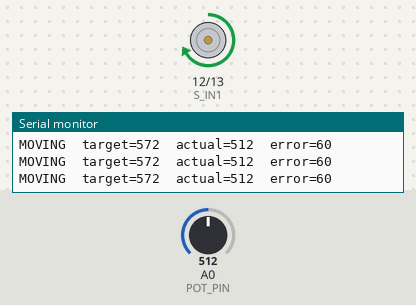
Recording of a sketch running on a simulated Arduino Uno, built with avr-gcc and run on an emulated ATmega328P. Shown: motor-driver pin pairs drawn as motors (green arrow = first pin HIGH = forward, orange = second pin HIGH = backward, longer = more drive, scaled by the enable pin), the last lines printed to the serial monitor. Inputs (shaded band) come from the test bench; at power-on: A0 (POT_PIN) = 512.

Above: at 1.2 s.
1.3 s: A0 (POT_PIN) set to 716
At 2.0 s:
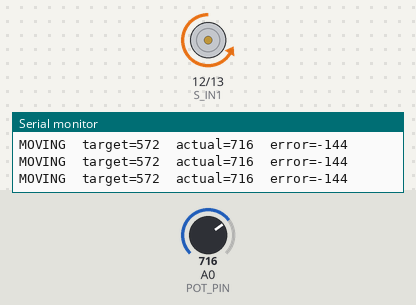
4.3 s: A0 (POT_PIN) set to 190
At 5.5 s:
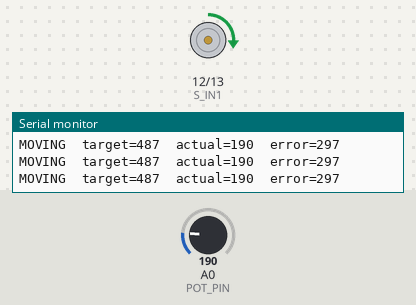
5.8 s: A0 (POT_PIN) set to 122
8.8 s: A0 (POT_PIN) set to 306
At 9.6 s:
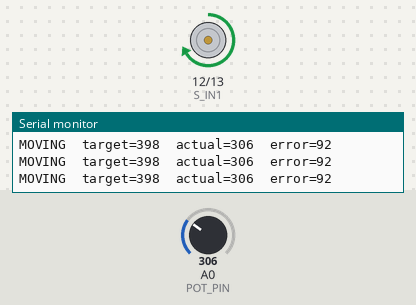
Timing chart, 0 to 11.3 s (numbered marks = the images above; inputs shaded):
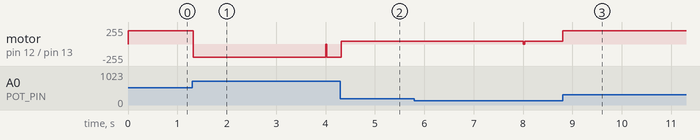

Measured:
- after the input at 1.3 s, motor on pin 12 (S_IN1) / pin 13 (S_IN2): forward 200/255 → backward 200/255 at once
- after the input at 4.3 s, motor on pin 12 (S_IN1) / pin 13 (S_IN2): backward 200/255 → forward 44/255 at once
- after the input at 8.8 s, motor on pin 12 (S_IN1) / pin 13 (S_IN2): forward 44/255 → forward 200/255 at once

The sketch:

steering_step.ino
```cpp
// ===================================================
//  스티어링 단계적 이동 : 좌 → 중립 → 우 → 중립 → (반복)
//  - 시간이 아니라 "실제 도달" 후에 다음 단계로 넘어감 (단계적)
//  - 상태머신: MOVING(이동) → HOLDING(정지 유지) → 다음 목표
//  - 도달 못 하고 막히면(스톨) 타임아웃으로 안전하게 넘어감
//  - 시리얼 명령 없음. 아두이노 단독.
//
//  캘리브레이션 측정값:
//    좌 최대 602 / 중립 526 / 우 최대 424 (오른쪽일수록 값 작아짐)
//    중립 유격(백래시) 폭 50 → 데드밴드 ±25
// ===================================================

// ----- 핀 -----
#define S_ENA 11 // 스티어링 모터 속도 (PWM)
#define S_IN1 12 // 방향
#define S_IN2 13
#define POT_PIN A0 // 피드백 퍼텐셜미터

// ----- 제어 파라미터 -----
const int POT_LEFT    = 572;  // 좌측 목표 (실측 602 안쪽 여유)
const int POT_NEUTRAL = 487;  // 중립
const int POT_RIGHT   = 398;  // 우측 목표 (실측 424 안쪽 여유)
const int DEADBAND    = 25;   // 유격 폭 50의 절반 → 백래시 떨림 방지
const int MIN_PWM     = 200;   // 정지 마찰 극복용 최소 PWM (안 움직이면 키움)
const int MAX_PWM     = 300;  // 과부하 방지용 최대 PWM
const float KP        = 1.2;  // 비례 게인
const int DIR_SIGN    = 0;    // 반대로 폭주하면 1 로 변경

// ----- 단계 판정 타이밍 -----
const unsigned long SETTLE_MS = 300;  // 데드밴드 안에 이만큼 머물면 "도달"로 인정
const unsigned long HOLD_MS   = 1000; // 도달 후 정지 유지 시간
const unsigned long MOVE_TIMEOUT_MS = 4000; // 이 시간 내 도달 못 하면 스톨로 보고 넘어감

// ----- 이동 순서 : 좌 → 중립 → 우 → 중립 → (반복) -----
const int sequence[] = {POT_LEFT, POT_NEUTRAL, POT_RIGHT, POT_NEUTRAL};
const int SEQ_LEN = sizeof(sequence) / sizeof(sequence[0]);
int seqIdx = 0;

// ----- 상태머신 -----
enum Phase { MOVING, HOLDING };
Phase phase = MOVING;

unsigned long phaseStart = 0;   // 현재 단계(이동/유지) 시작 시각
unsigned long inBandStart = 0;  // 데드밴드 안에 들어온 시각
bool inBand = false;            // 현재 데드밴드 안인지

void steerDrive(int dir, int pwm)
{
  int d = dir ^ DIR_SIGN;
  digitalWrite(S_IN1, d == 0 ? HIGH : LOW);
  digitalWrite(S_IN2, d == 0 ? LOW : HIGH);
  analogWrite(S_ENA, pwm);
}

void steerHalt()
{
  analogWrite(S_ENA, 0);
}

void nextTarget()
{
  seqIdx = (seqIdx + 1) % SEQ_LEN;
  phase = MOVING;
  phaseStart = millis();
  inBand = false;
}

void setup()
{
  Serial.begin(115200);
  pinMode(S_ENA, OUTPUT);
  pinMode(S_IN1, OUTPUT);
  pinMode(S_IN2, OUTPUT);
  steerHalt();
  Serial.println("[READY] Steering STEP : reach-then-advance");
  phaseStart = millis();
}

void loop()
{
  int target = sequence[seqIdx];
  int actual = analogRead(POT_PIN);
  int error = target - actual;
  unsigned long now = millis();

  if (phase == MOVING)
  {
    if (abs(error) <= DEADBAND)
    {
      // 데드밴드 안 → 정지하고 안정화 시간 측정
      steerHalt();
      if (!inBand)
      {
        inBand = true;
        inBandStart = now;
      }
      else if (now - inBandStart >= SETTLE_MS)
      {
        // 충분히 안정 → 도달 인정, 정지 유지 단계로
        phase = HOLDING;
        phaseStart = now;
      }
    }
    else
    {
      // 아직 멀다 → 구동
      inBand = false;
      int pwm = (int)(abs(error) * KP);
      pwm = constrain(pwm, MIN_PWM, MAX_PWM);
      steerDrive(error > 0 ? 0 : 1, pwm); // error>0 = 왼쪽(값 키움)

      // 스톨 안전장치: 제한시간 내 도달 못 하면 다음 목표로
      if (now - phaseStart >= MOVE_TIMEOUT_MS)
      {
        Serial.println("[WARN] move timeout (stall?) -> next target");
        steerHalt();
        nextTarget();
      }
    }
  }
  else // HOLDING
  {
    steerHalt();
    if (now - phaseStart >= HOLD_MS)
    {
      nextTarget();
    }
  }

  // 상태 출력
  Serial.print(phase == MOVING ? "MOVING" : "HOLD  ");
  Serial.print("  target=");
  Serial.print(target);
  Serial.print("  actual=");
  Serial.print(actual);
  Serial.print("  error=");
  Serial.println(error);

  delay(20); // 약 50Hz 제어 주기
}
```
